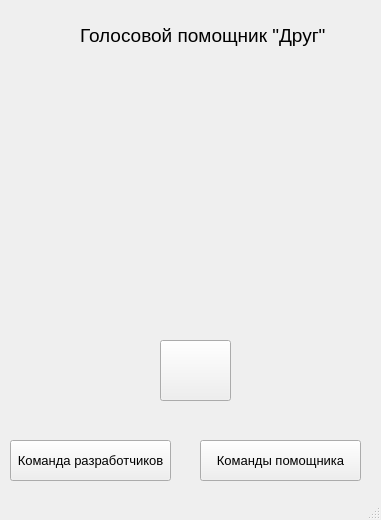
<?xml version="1.0" encoding="UTF-8"?>
<ui version="4.0">
 <class>MainWindow</class>
 <widget class="QMainWindow" name="MainWindow">
  <property name="geometry">
   <rect>
    <x>0</x>
    <y>0</y>
    <width>381</width>
    <height>520</height>
   </rect>
  </property>
  <property name="windowTitle">
   <string>Друг v1.0</string>
  </property>
  <property name="windowIcon">
   <iconset>
    <normaloff>micro_img.png</normaloff>micro_img.png</iconset>
  </property>
  <property name="styleSheet">
   <string notr="true"/>
  </property>
  <property name="tabShape">
   <enum>QTabWidget::Triangular</enum>
  </property>
  <widget class="QWidget" name="centralwidget">
   <widget class="QLabel" name="label">
    <property name="geometry">
     <rect>
      <x>80</x>
      <y>20</y>
      <width>261</width>
      <height>31</height>
     </rect>
    </property>
    <property name="font">
     <font>
      <pointsize>14</pointsize>
     </font>
    </property>
    <property name="text">
     <string>Голосовой помощник &quot;Друг&quot;</string>
    </property>
   </widget>
   <widget class="QPushButton" name="pushButton">
    <property name="geometry">
     <rect>
      <x>160</x>
      <y>340</y>
      <width>71</width>
      <height>61</height>
     </rect>
    </property>
    <property name="text">
     <string/>
    </property>
    <property name="icon">
     <iconset>
      <normaloff>micro_img.png</normaloff>micro_img.png</iconset>
    </property>
    <property name="iconSize">
     <size>
      <width>50</width>
      <height>50</height>
     </size>
    </property>
   </widget>
   <widget class="QLabel" name="label_2">
    <property name="geometry">
     <rect>
      <x>30</x>
      <y>80</y>
      <width>321</width>
      <height>51</height>
     </rect>
    </property>
    <property name="font">
     <font>
      <pointsize>14</pointsize>
     </font>
    </property>
    <property name="text">
     <string/>
    </property>
   </widget>
   <widget class="QLabel" name="label_3">
    <property name="geometry">
     <rect>
      <x>20</x>
      <y>150</y>
      <width>341</width>
      <height>71</height>
     </rect>
    </property>
    <property name="font">
     <font>
      <pointsize>14</pointsize>
     </font>
    </property>
    <property name="text">
     <string/>
    </property>
   </widget>
   <widget class="QPushButton" name="pushButton_2">
    <property name="geometry">
     <rect>
      <x>10</x>
      <y>440</y>
      <width>161</width>
      <height>41</height>
     </rect>
    </property>
    <property name="font">
     <font>
      <pointsize>10</pointsize>
     </font>
    </property>
    <property name="text">
     <string>Команда разработчиков</string>
    </property>
   </widget>
   <widget class="QPushButton" name="pushButton_3">
    <property name="geometry">
     <rect>
      <x>200</x>
      <y>440</y>
      <width>161</width>
      <height>41</height>
     </rect>
    </property>
    <property name="font">
     <font>
      <pointsize>10</pointsize>
     </font>
    </property>
    <property name="text">
     <string>Команды помощника</string>
    </property>
   </widget>
  </widget>
  <widget class="QStatusBar" name="statusbar"/>
 </widget>
 <resources/>
 <connections/>
</ui>
